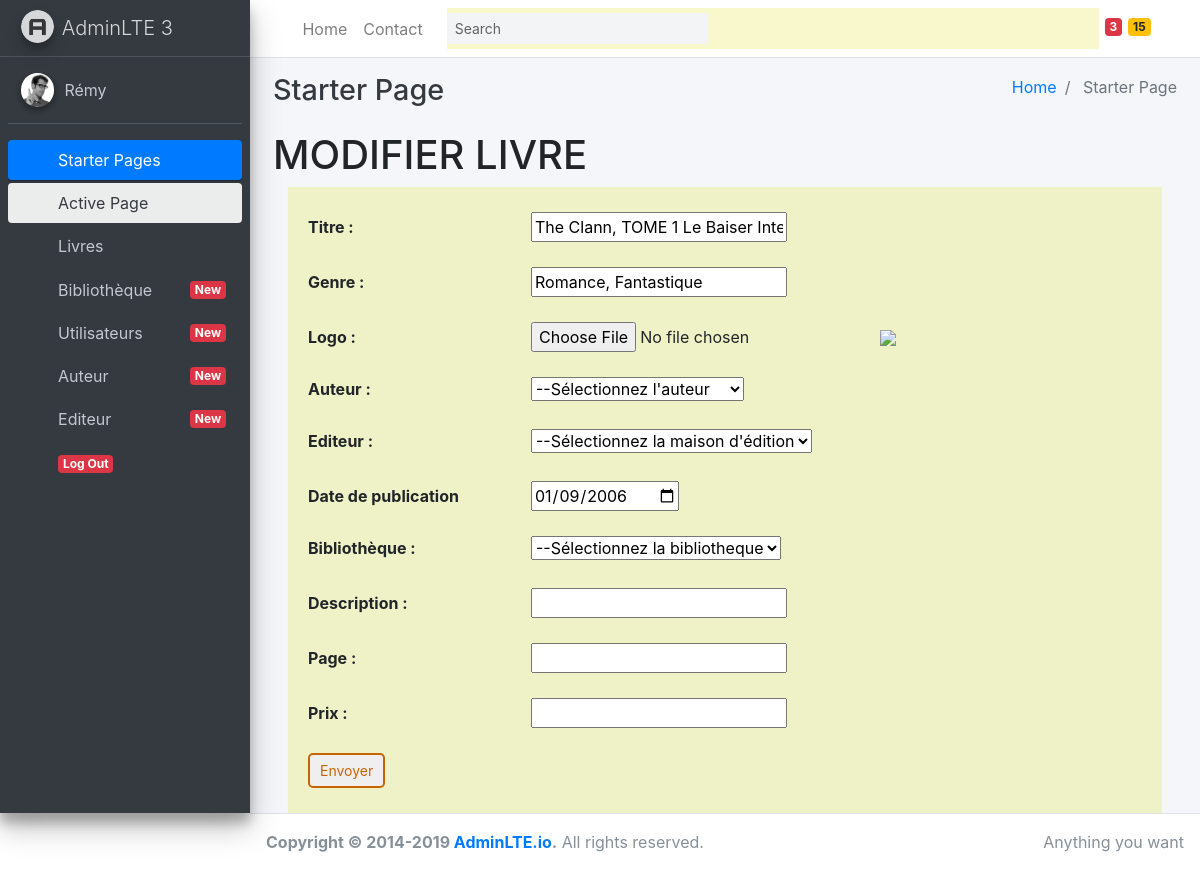
/admin/starter.php?page=formlivre&id=6 (signed in), run on an earlier commit of the app's database.
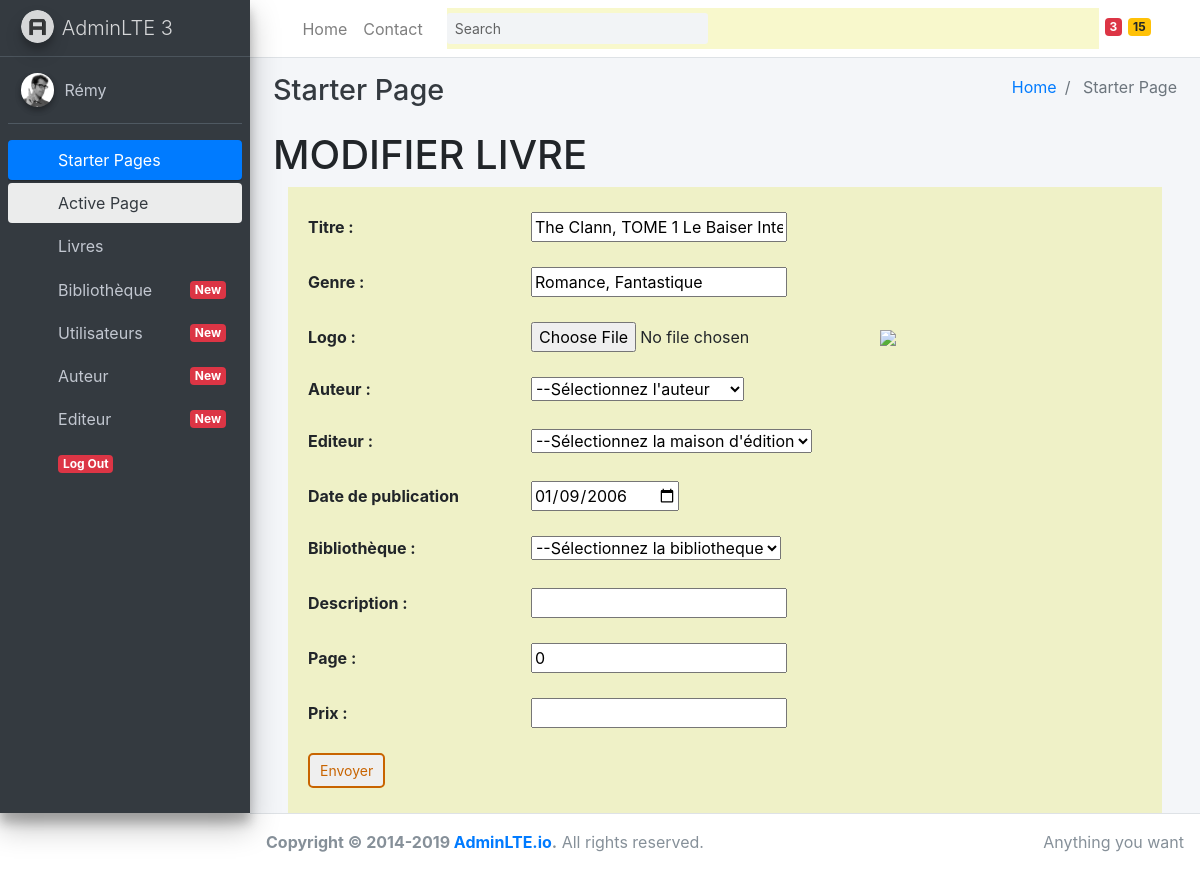
And on a later commit of the database.
### tables this page shows
CREATE TABLE `publier` (
  `id_publication` int(11) NOT NULL,
  `id_editeur` int(11) NOT NULL,
  `id_auteur` int(11) NOT NULL,
  `id_livre` int(11) NOT NULL,
  `date_de_publication` date NOT NULL
);

CREATE TABLE `livre` (
  `id_livre` int(11) NOT NULL,
  `id_bibliotheque` int(11) NOT NULL,
  `titre` varchar(200) NOT NULL,
  `genre` varchar(200) NOT NULL,
  `logo_livre` varchar(200) NOT NULL,
  `description` varchar(400) NOT NULL,
  `prix` varchar(3) NOT NULL,
  `page` int(5) NOT NULL
);

### includes/define.php (called while the page is built, shortened)
<?php
$chemin=["auteurlist"=>"../auteurbackend/auteurlist.php",
"formauteur"=>"../auteurbackend/formauteur.php",
"createauteur"=>"../auteurbackend/createauteur.php",
"updateauteur"=>"../auteurbackend/updateauteur.php",
"deleteauteur"=>"../auteurbackend/deleteauteur.php",
"editeurlist"=>"../editeurbackend/editeurlist.php",
"formediteur"=>"../editeurbackend/formediteur.php",
"createediteur"=>"../editeurbackend/createediteur.php",
"updateediteur"=>"../editeurbackend/updateediteur.php",
"deleteediteur"=>"../editeurbackend/deleteediteur.php",
"livrelist"=>"../livrebackend/livrelist.php",
"formlivre"=>"../livrebackend/formlivre.php",
"createlivre"=>"../livrebackend/createlivre.php",
"updatelivre"=>"../livrebackend/updatelivre.php",
"deletelivre"=>"../livrebackend/deletelivre.php",
"bibliolist"=>"../bibliobackend/bibliolist.php",
"formbiblio"=>"../bibliobackend/formbiblio.php",
"createbiblio"=>"../bibliobackend/createbiblio.php",
"updatebiblio"=>"../bibliobackend/updatebiblio.php",
"deletebiblio"=>"../bibliobackend/deletebiblio.php",
"userslist"=>"../usersbackend/userslist.php",
"formcreateusers"=>"../usersbackend/formcreateusers.php",
"createusers"=>"../usersbackend/createusers.php",
"formupdateusers"=>"../usersbackend/formupdateusers.php",
"updateusers"=>"../usersbackend/updateusers.php",
"deleteusers"=>"../usersbackend/deleteusers.php",]
?>

### livrebackend/formlivre.php (the view, shortened to what this page needs)
<?php
include "../includes/database.php";
include "../includes/define.php";
		if(@$_GET['id']!=""){
			$livre=$_GET['id'];
			$sql = "select livre.*,publier.date_de_publication  FROM livre,publier WHERE livre.id_livre=$livre and publier.id_livre=livre.id_livre";
			$sth = $dbco->prepare($sql);
			$sth->execute();
			$result = $sth->fetch(PDO::FETCH_ASSOC);
			$titre=$result['titre'];
			$genre=$result['genre'];
			$logo=$result['logo_livre'];
			$publication=$result['date_de_publication'];
			$description=$result['description'];
			$page=$result['page'];
			$prix=$result['prix'];
				 $action=$chemin['updatelivre'];
				 $titreForm=" MODIFIER LIVRE ";
		}
		else {
			$action=$chemin['createlivre'];
			$titreForm=" AJOUT DU LIVRE ";
		}
?>
<link href="http://maxcdn.bootstrapcdn.com/bootstrap/4.1.1/css/bootstrap.min.css" rel="stylesheet" id="bootstrap-css">
		  	      <link rel="stylesheet" href="../css/css.css">
<h1><?php echo $titreForm;?></h1>
		<div class="container">
        <form action="<?php echo $action;?>" method="post" enctype="multipart/form-data">
		 				<div class="c100">
                <label for="titre">Titre : </label>
                <input type="text" id="titre" name="titre" value="<?php echo @$titre;?>">
    				</div>
            <div class="c100">
                <label for="genre">Genre : </label>
                <input type="text" id="genre" name="genre" value="<?php echo @$genre;?>">
            </div>
            <div class="c100">
                <label for="logo_livre">Logo : </label>
                <input type="file" id="logo_livre" name="logo_livre" >  <img class='tabimg' src="../uploads/<?php echo @$logo;?> "/>
            </div>
						<div class="c100">
                <label for="auteur">Auteur :</label>
                <select id="id_auteur" name="id_auteur">
                    <option value="">--Sélectionnez l'auteur</option>
								</select>
						</div>
						<div class="c100">
                <label for="editeur">Editeur :</label>
                <select id="editeur" name="id_editeur">
                    <option value="">--Sélectionnez la maison d'édition</option>
								</select>
						</div>
						<div class="c100">
							<label for="date_de_publication">Date de publication</label>
							<input type="date" id="date_de_publication" name="date_de_publication" value="<?php echo @$publication; ?>">
						</div>
						<div class="c100">
              <label for="id_bibliotheque">Bibliothèque :</label>
              <select id="id_bibliotheque" name="id_bibliotheque">
                <option value="">--Sélectionnez la bibliotheque</option>
							</select>
						</div>
						<div class="c100">
			                 <label for="description">Description : </label>
			                 <input type="text" id="description" name="description" value="<?php echo @$description;?>">
			      </div>
						<div class="c100">
			                 <label for="page">Page : </label>
			                 <input type="number" id="page" name="page" value="<?php echo @$page;?>">
			      </div>
						<div class="c100">
			                 <label for="prix">Prix : </label>
			                 <input type="text" id="prix" name="prix" value="<?php echo @$prix;?>">
			      </div>
            <div class="c100" id="submit">
                <input type="submit" value="Envoyer">
            </div>
        </form>
		</div>

What changed in the data, as far as the page shows it:
changed through a linked row, publier "The Clann, TOME 1 Le Baiser Interdit": page (not shown) → "0"
